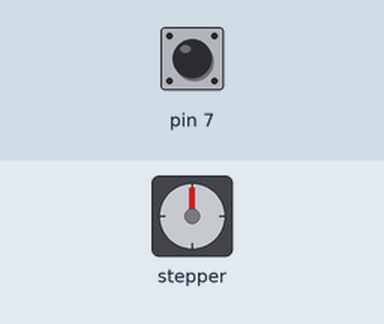
Bench run of a sketch on a simulated Arduino Uno, built with avr-gcc and run on an emulated ATmega328P. Parts: stepper motor. Wiring (inferred from the names in the program): stepper motor driver (200 steps per turn assumed): step pin 8; direction pin 9. Inputs (shaded band) come from the test bench; at power-on: pin 7 HIGH.

Above: at 3.4 s.
3.5 s: pin 7 pulled LOW for 0.15 s
At 6.5 s:
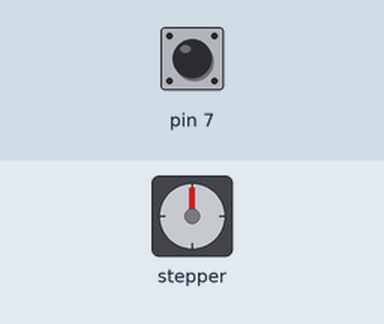
6.6 s: pin 7 pulled LOW for 1 s
At 10.3 s:
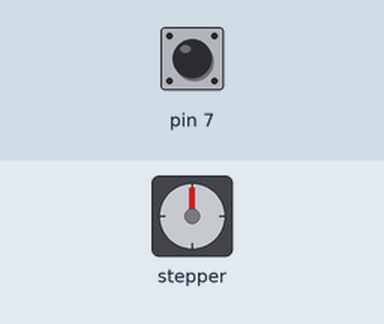
10.6 s: pin 7 driven LOW
At 13.5 s:
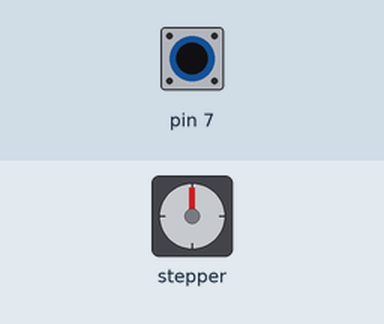
13.6 s: pin 7 driven HIGH
16.6 s: pin 7 driven LOW
At 20.6 s:
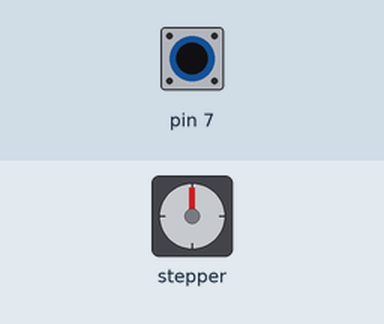
Timing chart, 0 to 76.1 s (numbered marks = the images above; inputs shaded):
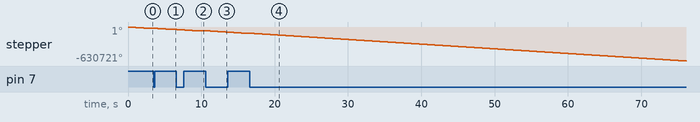

Measured:
- after the input at 3.5 s, stepper: turns 23040° counter-clockwise in 2.7 s, starting at once
- after the input at 6.6 s, stepper: turns 23040° counter-clockwise in 2.7 s, starting at once
- after the input at 10.6 s, stepper: keeps turning counter-clockwise at about 8665°/s, starting at once
- after the input at 16.6 s, stepper: keeps turning counter-clockwise at about 8664°/s, starting at once
- by itself, stepper: turns 23040° counter-clockwise in 2.6 s

The sketch:

sketch_jan06a.ino
```cpp
#define stp 8
#define dir 9
#define ROUND 400*32

int counter = ROUND;
void setup() {
  pinMode(stp,OUTPUT);
  pinMode(dir,OUTPUT);
  digitalWrite(7,HIGH);

}

void loop() {
  digitalWrite(dir,LOW);
  if(!digitalRead(7)) counter=ROUND;

    while(counter){
      digitalWrite(stp,HIGH);
      //delayMicroseconds(500);
      digitalWrite(stp,LOW);
      delayMicroseconds(200);
      counter--;
    }


}
```
